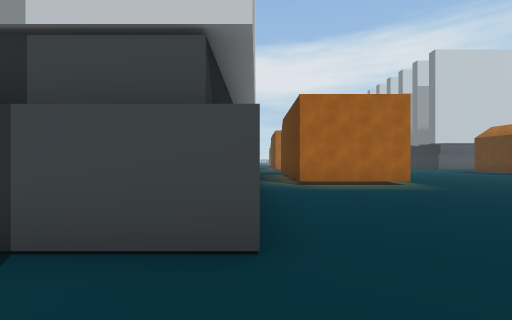
View 1 (above)

22 first-person views from a walk through a scene from a Unity 3-D project. The camera is 1.5 m above the floor, looks level and sees 85° across. The floor is counted in squares, 2 m on a side. Each view is taken from the middle of a square. On the plan, view 1 faces up. The plan holds only what a view shows up to about 10 squares ahead; the rest is blank. The place goes on beyond the plan. The player character is not drawn.

View 2
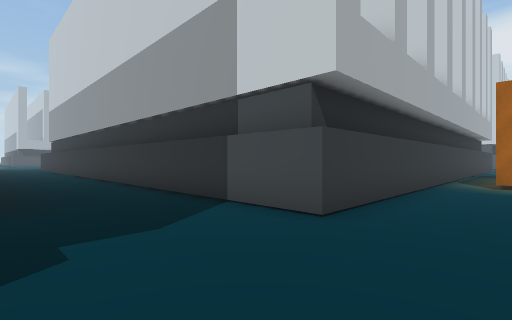

View 3
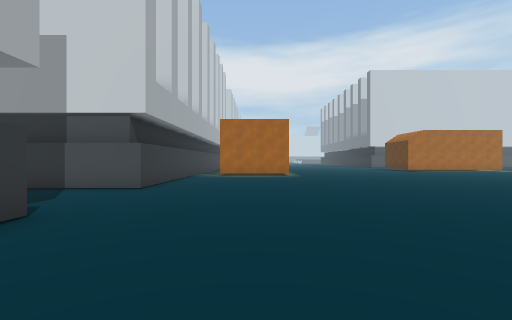

View 4
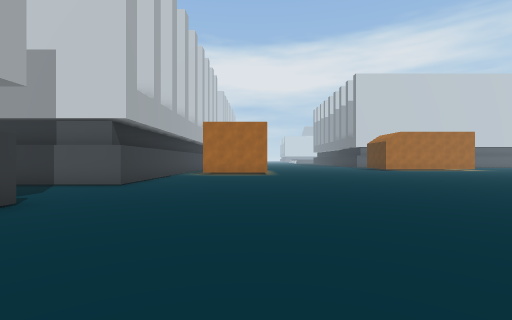

View 5
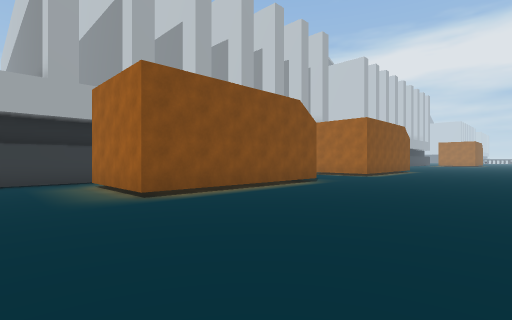

View 6
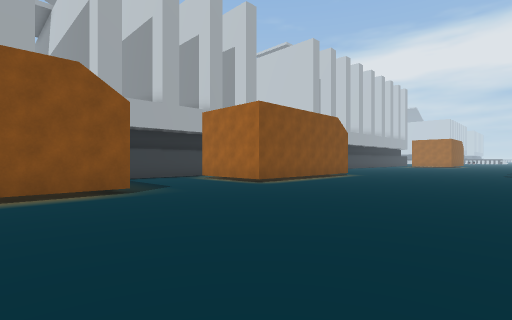

View 7
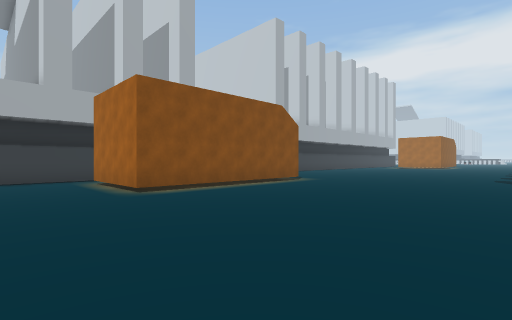

View 8
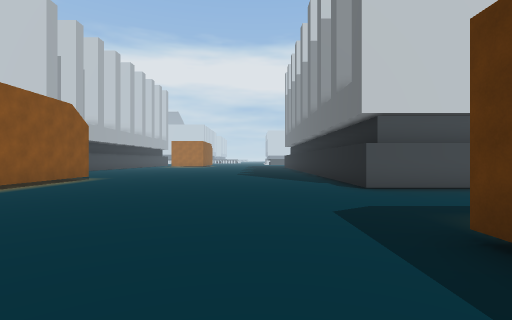

View 9
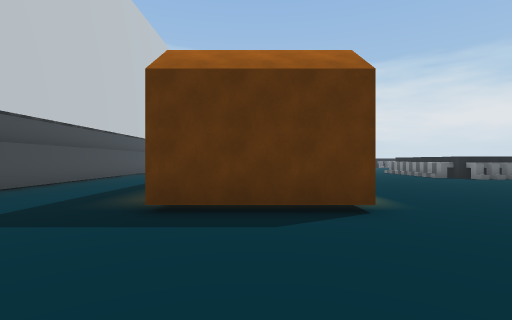

View 10
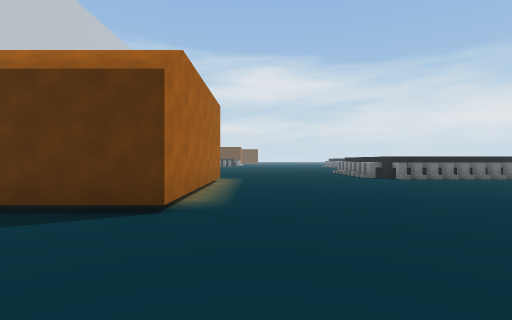

View 11
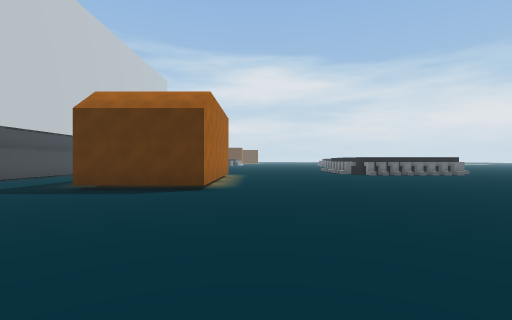

View 12
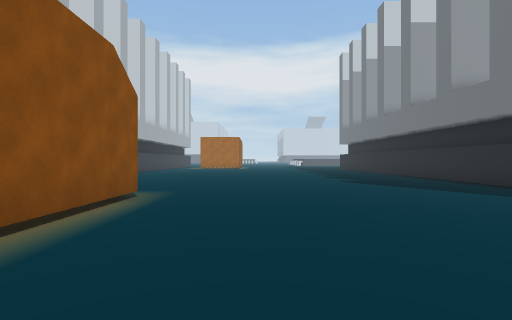

View 13
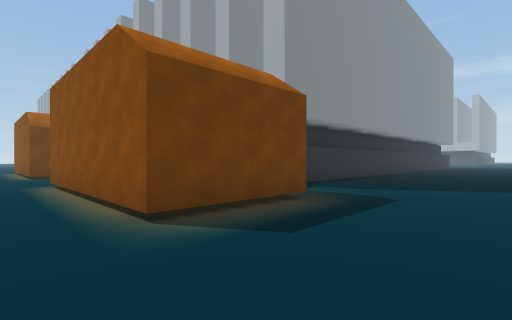

View 14
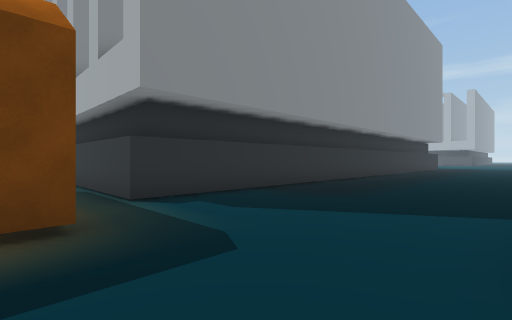

View 15
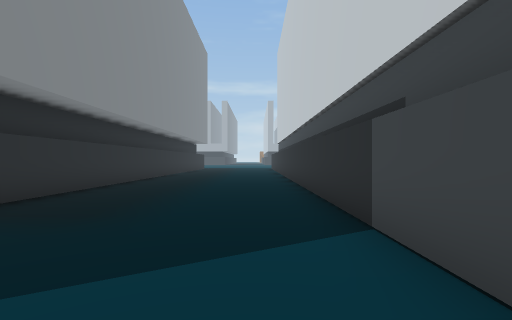

View 16
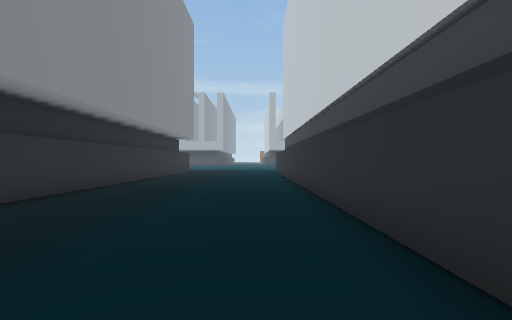

View 17
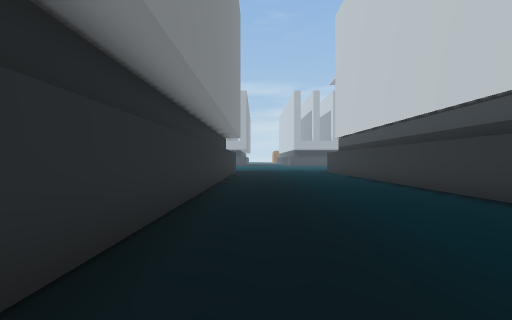

View 18
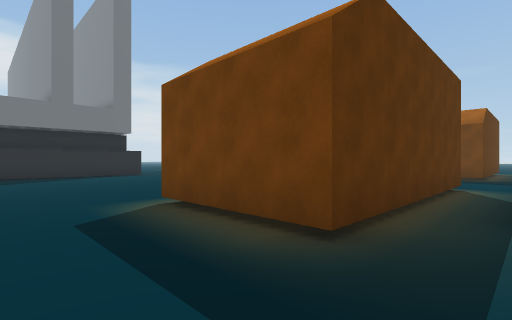

View 19
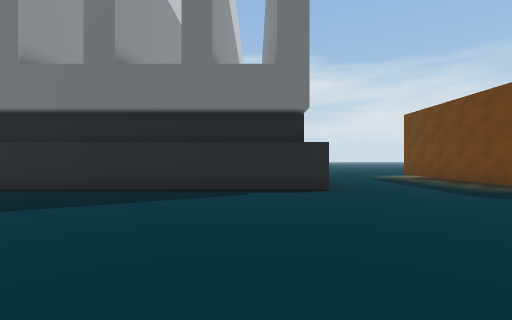

View 20
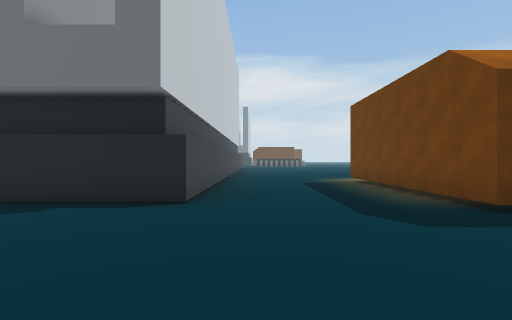

View 21
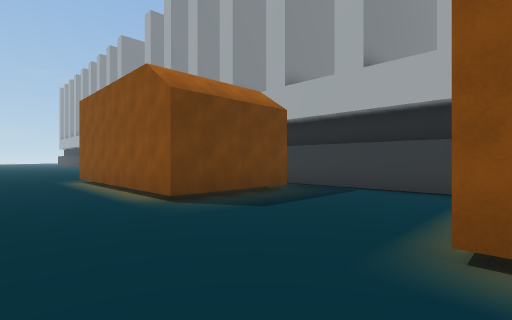

View 22
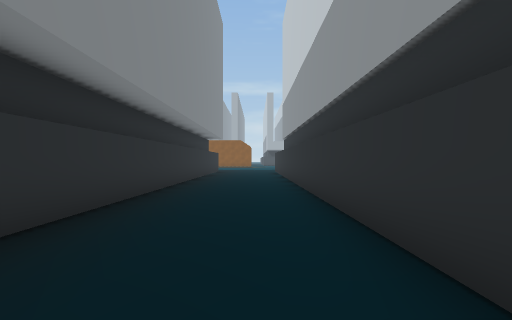

### Floor plan
Points are (right, up) in squares from view 1. A wall is a line through its corners. A room is listed if a view was taken in it or the views show most of it. See-through windows are left out.
Room 1 (views 1, 2, 3, 4, 5, 6, 7, 8, 9, 10, 11, 12, 13, 14, 15, 16, 17, 18, 19, 20, 21, 22)
walls: (1.2, 14.4) (4.6, 14.4) (4.6, 8.3) (1.3, 8.3) (1.3, 9.8); (0, 11.1) (0, 2.2) (-14.9, 2.2); (4.6, 18.6) (1.3, 18.6) (1.3, 24.7) (4.6, 24.7) (4.6, 18.6); (18.9, 13.3) (13, 13.3) (13, 16.6) (19, 16.6); (0, -1.2) (0, -1.9); (19, 21.2) (13.8, 21.2) (13.8, 29.4); (-1.2, 28.3) (-16, 28.3); (-15, -1.4) (-7.5, -1.4); (-16, 22.8) (0, 22.8) (0, 13.4)

Where each view was taken, in squares from view 1:
view 1: 0 up, 0 right, facing up
view 2: 1 down, 2 right, facing up-left
view 3: 5 down, 3 right, facing up
view 4: 6 down, 4 right, facing up
view 5: 6 up, 10 right, facing up-left
view 6: 12 up, 11 right, facing up-left
view 7: 16 up, 11 right, facing up-left
view 8: 14 up, 11 right, facing up
view 9: 15 up, 9 right, facing right
view 10: 12 up, 9 right, facing right
view 11: 12 up, 6 right, facing right
view 12: 19 up, 7 right, facing up
view 13: 28 up, 6 right, facing down-left
view 14: 28 up, 2 right, facing down-left
view 15: 27 up, 0 right, facing left
view 16: 27 up, 5 left, facing left
view 17: 24 up, 6 left, facing left
view 18: 27 up, 0 right, facing down-right
view 19: 23 up, 7 right, facing right
view 20: 20 up, 9 right, facing right
view 21: 19 up, 7 right, facing down-left
view 22: 1 up, 5 left, facing left
